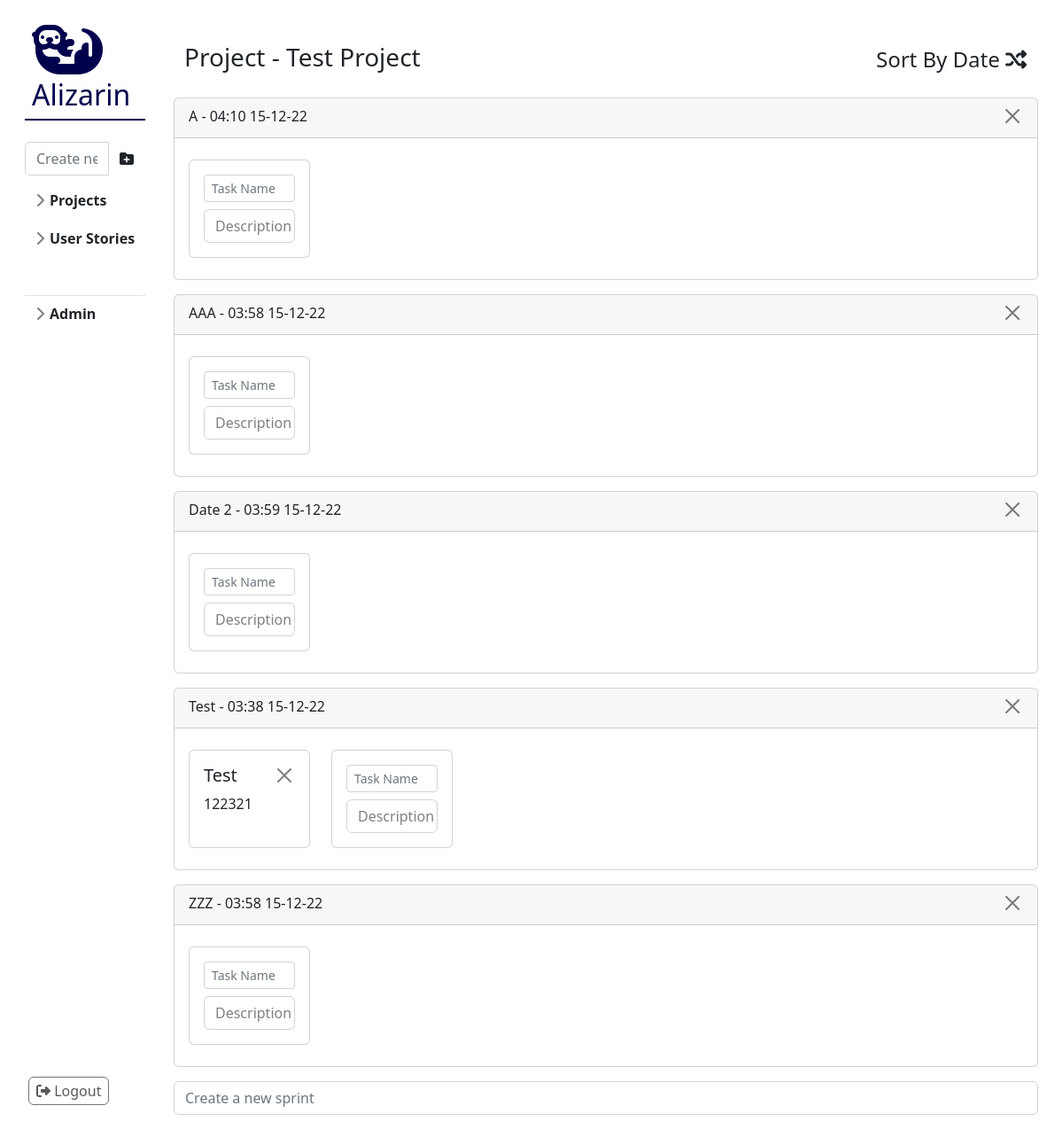
Before: /project/1 (signed in) with the older database file.
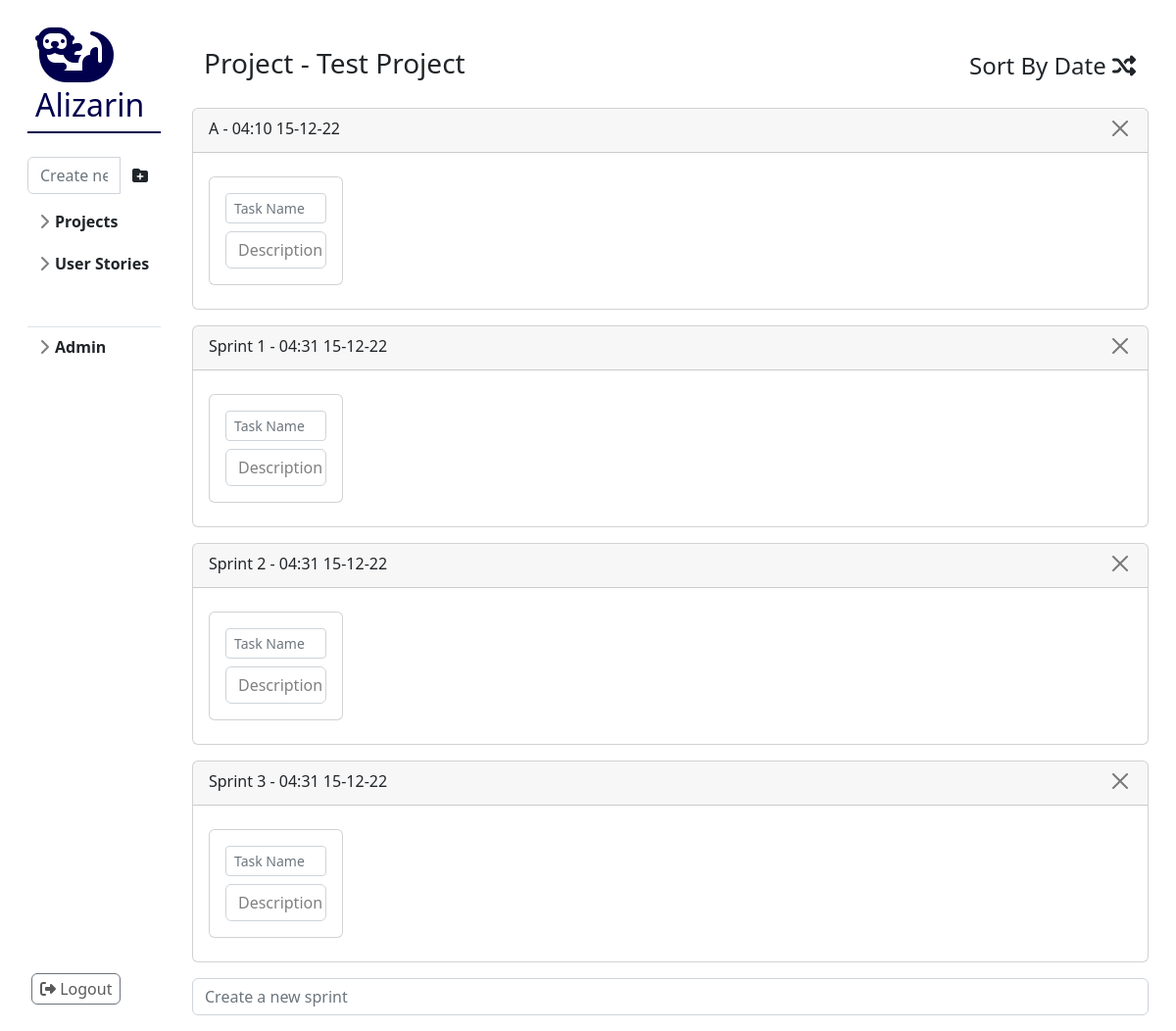
After: the same page with the newer database file.
### src/model/project.py (models this page shows, shortened)
class Project(db.Model):
    __tablename__: str = "projects"
    project_id = db.Column(db.Integer, primary_key=True)
    name: str = db.Column(db.String(128))
    users = db.relationship('User', secondary='project_users', back_populates='projects')
    created_by_id = db.Column(db.Integer, db.ForeignKey("users.user_id"))
    created_by = db.relationship('User')
    sprints = db.relationship("Sprint", back_populates="project")
    stories = db.relationship("Story", back_populates="project")
    created_at: datetime = db.Column(DateTime, default=datetime.utcnow)

### src/model/sprint.py (models this page shows, shortened)
class Sprint(db.Model):
    __tablename__ = "sprints"
    sprint_id: int = db.Column(db.Integer, primary_key=True)
    name: str = db.Column(db.String(256))
    project_id = db.Column(db.Integer, db.ForeignKey("projects.project_id"))
    project = db.relationship("Project", back_populates="sprints")
    tasks = db.relationship("Task", back_populates="sprint")
    created_at: datetime = db.Column(DateTime, default=datetime.utcnow)

### src/model/task.py (models this page shows, shortened)
class Task(db.Model):
    task_id: int = db.Column(Integer, primary_key=True)
    name: str = db.Column(String(128))
    description: str = db.Column(String(512))
    sprint_id = db.Column(db.Integer, db.ForeignKey("sprints.sprint_id"))
    sprint = db.relationship("Sprint", back_populates="tasks")
    is_completed: bool = db.Column(db.Boolean())
    created_at: datetime = db.Column(DateTime, default=datetime.utcnow)
    __tablename__ = "tasks"

### app.py (the view)
@app.route('/project', methods=['POST', 'GET'])
@app.route('/project/<project_id>', methods=['POST', 'GET'])
def project(project_id=None):
    sort_fn = lambda sprint: sprint.name
    if 'sort' in request.args and request.args.get('sort') == 'date':
        sort_fn = lambda sprint: sprint.created_at
    user = db.session.query(User).filter_by(user_id=session.get('user_id')).one()
    active_project = None
    is_owner = False
    if project_id is not None:
        active_project = db.session.query(Project).filter_by(project_id=project_id).one()
        active_project.sprints.sort(key=sort_fn)
        is_owner = (active_project.created_by.user_id == user.user_id)
    elif len(user.projects) != 0:
        return redirect(url_for('project', project_id=user.projects[0].project_id))
    project_form = ProjectForm()
    sprint_form = SprintForm()
    task_form = TaskForm()
    return render_template("app/project.html", project_form=project_form, sprint_form=sprint_form, task_form=task_form,
                           projects=user.projects, active_project=active_project, is_owner=is_owner)

### src/form.py
class ProjectForm(FlaskForm):
    class Meta:
        csrf = False
    name = StringField('Project Name', validators=[Length(1, 32)])
    submit = SubmitField('Create Project')

class SprintForm(FlaskForm):
    class Meta:
        csrf = False
    name = StringField('Sprint Name', validators=[Length(1, 32)])
    submit = SubmitField('Create Sprint')

### app.py (called while the page is built)
@app.template_filter()
def strftime(value, fmt="%H:%M %d-%m-%y"):
    return value.strftime(fmt)

### templates/app/project.html (shortened to what this page needs)
{% extends 'app/layout/default.html' %}
{% block stylesheets %}
    <link rel="stylesheet" href="{{ url_for('static', filename='css/app/projects.css') }}">
{% endblock %}
{% block content %}
    {% if active_project is not none %}
        <div class="row m-3">
            <div class="col-12">
                <h3>Project - {{ active_project.name }}
                    <a href="{{ url_for('project', project_id=active_project.project_id, sort="date") }}"
                       class="btn float-end mb-2 mt-0 p-0 fs-4"  role="button"
                       aria-label="Shuffle">Sort By Date
                        <i class="fa-solid fa-shuffle"></i>
                    </a>
                </h3>
            </div>
        </div>
        {% for sprint in active_project.sprints %}
            <div class="card m-3">
                <div class="card-header">
                    {{ sprint.name }} - {{ sprint.created_at|strftime }}
                    <a href="{{ url_for('sprint_delete', project_id=active_project.project_id, sprint_id=sprint.sprint_id) }}"
                       class="btn btn-close float-end mb-1" role="button"
                       aria-label="Close"></a>
                </div>
                <div class="card-body">
                    <div class="row align-items-stretch">
                        {% for task in sprint.tasks %}
                            <div class="col-2 py-2">
                                <div class="card h-100">
                                    <div class="card-body">
                                        <h5 class="card-title">{{ task.name }}
                                            <a href="{{ url_for('task_delete', project_id=active_project.project_id, task_id=task.task_id) }}"
                                               class="btn btn-close float-end mb-1" role="button"
                                               aria-label="Close"></a>
                                        </h5>
                                        <p class="card-text">{{ task.description }}</p>
                                    </div>
                                </div>
                            </div>
                        {% endfor %}
                        <div class="col-2 py-2">
                            <div class="card h-100">
                                <div class="card-body">
                                    <form class="form-inline" id="task-add" name="taskadd"
                                          action="{{ url_for("task_add", project_id=active_project.project_id, sprint_id=sprint.sprint_id) }}"
                                          method=post>
                                        <h5 class="card-title">
                                            {{ task_form.name(class_="form-control form-control-sm", placeholder_="Task Name") }}
                                        </h5>
                                        <div class="card-text">
                                            <div id="editable-description" contenteditable="true"
                                                 class="form-control d-inline-block"
                                                 aria-multiline="true" placeholder="Description"></div>
                                        </div>
                                    </form>
                                </div>
                            </div>
                        </div>
                    </div>
                </div>
            </div>
        {% endfor %}
        <div class="row m-3">
            <div class="w-100 p-0 m-0">
                <form id="sprint-add" name="sprintadd"
                      action="{{ url_for("sprint_add", project_id=active_project.project_id) }}" method=post>
                    {{ sprint_form.name(class_="form-control", placeholder_="Create a new sprint") }}
                </form>
            </div>
        </div>
    {% endif %}
{% endblock %}

### templates/app/layout/default.html (shortened to what this page needs)
<!DOCTYPE html>
<html lang="en">
<head>
    <link href="https://cdn.jsdelivr.net/npm/bootstrap@5.2.3/dist/css/bootstrap.min.css" rel="stylesheet">
    <link rel="stylesheet" href="{{ url_for('static', filename='css/app/layout/default.css') }}">
    <link rel="stylesheet" href="{{ url_for('static', filename='css/app/layout/sidebar.css') }}">
    {% block stylesheets %}{% endblock %}
</head>
<body>
<div class="container-fluid layout">
    {% include 'app/layout/sidebar.html' %}
    <main class="content">
        {% block content %} {% endblock %}
    </main>
</div>
</body>
</html>

### templates/app/layout/sidebar.html (shortened to what this page needs)
<aside class="sidebar">
    <div id="sidebar" class="offcanvas-sm offcanvas-start">
        <div class="offcanvas-body">
            <nav class="">
                <h2 class="sidebar-title">
                    <i class="fa-solid fa-otter fa-2x icon"></i>
                    <span>Alizarin</span>
                </h2>
                <ul class="sidebar-items list-unstyled">
                    <li class="sidebar-group">
                        <form class="d-block" action="{{ url_for('project_add') }}" method=post id="project-add"
                              name="projectadd">
                            <div class="input-group mt-0">
                                {{ project_form.name(class_="form-control ", placeholder_="Create new") }}
                                <button type="submit" class="btn btn-default">
                                    <i class="fa-solid fa-folder-plus fa"></i>
                                </button>
                            </div>
                        </form>
                    </li>
                    <li class="sidebar-group">
                        <button class="btn expand d-inline-flex align-items-center rounded w-100"
                                data-bs-toggle="collapse" data-bs-target="#projects-collapse" aria-expanded="false">
                            Projects
                        </button>
                    </li>
                    <li class="sidebar-group">
                        <button class="btn expand d-inline-flex align-items-center rounded w-100"
                                data-bs-toggle="collapse" data-bs-target="#stories-collapse" aria-expanded="false">
                            User Stories
                        </button>
                    </li>
                    {% if is_owner %}
                        <li class="border-bottom mt-5 mb-1"></li>
                        <li class="sidebar-group">
                            <button class="btn expand d-inline-flex align-items-center rounded w-100"
                                    data-bs-toggle="collapse" data-bs-target="#admin-collapse" aria-expanded="false">
                                Admin
                            </button>
                        </li>
                        <li class="sidebar-group last">
                            <a class="list-item btn btn-outline-secondary">
                                <span class="fa fa-sign-out"></span>
                                Logout
                            </a>
                        </li>
                    {% endif %}
                </ul>
            </nav>
        </div>
    </div>
</aside>

### static/css/app/layout/default.css (style rules this page uses)
* { padding: 0; margin: 0; }
.layout { width: 100vw; height: 100vh; display: grid; grid-template-areas: "sidebar main"; grid-template-columns: 1fr 6fr; }
.content { padding: 0; margin: 2rem 0 0 0; grid-row-start: main; grid-row-end: main; grid-column-start: main; grid-column-end: main; }

### static/css/app/layout/sidebar.css (style rules this page uses)
.sidebar { grid-row-start: sidebar; grid-row-end: sidebar; grid-column-start: sidebar; grid-column-end: sidebar; }
.sidebar { padding: 0; margin: 0; position: sticky; display: block !important; overflow-y: auto; }
.sidebar-title { margin: 1rem; padding: 8px; color: rgb(0, 0, 77); border-bottom: solid 2px rgb(0, 0, 77); }
.sidebar-items { padding: .5rem 1rem; }
.sidebar-items .last { position: absolute; width: 100%; left: 0; bottom: 16px; }
.icon { vertical-align: middle; font-size: 64px; color: rgb(0, 0, 77) }
.sidebar-group { margin-bottom: .70rem; }
.sidebar .expand::before { width: 1.25em; line-height: 0; transition: transform 0.35s ease; transform-origin: .5em 50%; }
.sidebar .expand { padding: .25rem .5rem; font-weight: 600; border: 0; }
.list-item { padding: .1875rem .5rem; margin-top: .125rem; margin-left: 1.25rem; color: rgba(0,0,0,0.65); text-decoration: none; }

### static/css/app/projects.css (style rules this page uses)
[contenteditable][placeholder]:empty:before { white-space: pre; content: attr(placeholder); position: absolute; color: gray; background-color: transparent; }

Changed rows visible on the page:
removed Sprint: name "AAA", created_at|strftime "03:58 15-12-22"
removed Sprint: name "Date 2", created_at|strftime "03:59 15-12-22"
removed Sprint: name "Test", created_at|strftime "03:38 15-12-22"
no longer on this page (row edited): Task: name "Test", description "122321"
removed Sprint: name "ZZZ", created_at|strftime "03:58 15-12-22"
added Sprint: name "Sprint 1", created_at|strftime "04:31 15-12-22"
added Sprint: name "Sprint 2", created_at|strftime "04:31 15-12-22"
added Sprint: name "Sprint 3", created_at|strftime "04:31 15-12-22"
